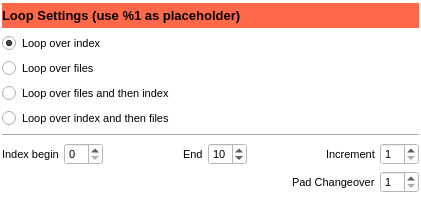
<?xml version="1.0" encoding="UTF-8"?>
<ui version="4.0">
 <class>IROOTLoopModule</class>
 <widget class="QWidget" name="IROOTLoopModule">
  <property name="geometry">
   <rect>
    <x>0</x>
    <y>0</y>
    <width>421</width>
    <height>201</height>
   </rect>
  </property>
  <property name="windowTitle">
   <string>Form</string>
  </property>
  <property name="styleSheet">
   <string notr="true">background-color: rgb(255, 255, 255);
color: rgb(0, 0, 0);</string>
  </property>
  <layout class="QVBoxLayout" name="verticalLayout">
   <property name="spacing">
    <number>5</number>
   </property>
   <property name="margin">
    <number>2</number>
   </property>
   <item>
    <widget class="QWidget" name="titleWidget" native="true">
     <property name="maximumSize">
      <size>
       <width>16777215</width>
       <height>25</height>
      </size>
     </property>
     <property name="font">
      <font>
       <pointsize>8</pointsize>
      </font>
     </property>
     <property name="styleSheet">
      <string notr="true">background-color: rgb(255, 105, 73);</string>
     </property>
     <layout class="QHBoxLayout" name="horizontalLayout_3">
      <property name="spacing">
       <number>1</number>
      </property>
      <property name="margin">
       <number>0</number>
      </property>
      <item>
       <widget class="QLabel" name="title">
        <property name="font">
         <font>
          <family>Segoe UI</family>
          <pointsize>10</pointsize>
          <weight>75</weight>
          <bold>true</bold>
         </font>
        </property>
        <property name="text">
         <string>Loop Settings (use %1 as placeholder)</string>
        </property>
       </widget>
      </item>
      <item>
       <spacer name="horizontalSpacer_5">
        <property name="orientation">
         <enum>Qt::Horizontal</enum>
        </property>
        <property name="sizeHint" stdset="0">
         <size>
          <width>40</width>
          <height>20</height>
         </size>
        </property>
       </spacer>
      </item>
      <item>
       <widget class="QToolButton" name="close">
        <property name="font">
         <font>
          <pointsize>9</pointsize>
          <weight>75</weight>
          <bold>true</bold>
         </font>
        </property>
        <property name="text">
         <string/>
        </property>
        <property name="icon">
         <iconset resource="resources.qrc">
          <normaloff>:/icons/icons/metro.icons/black/cancel.png</normaloff>:/icons/icons/metro.icons/black/cancel.png</iconset>
        </property>
        <property name="autoRaise">
         <bool>true</bool>
        </property>
       </widget>
      </item>
     </layout>
    </widget>
   </item>
   <item>
    <widget class="QRadioButton" name="loopoverIndex">
     <property name="font">
      <font>
       <family>Segoe UI</family>
       <pointsize>8</pointsize>
      </font>
     </property>
     <property name="text">
      <string>Loop over index</string>
     </property>
     <property name="checked">
      <bool>true</bool>
     </property>
    </widget>
   </item>
   <item>
    <widget class="QRadioButton" name="loopoverFiles">
     <property name="font">
      <font>
       <family>Segoe UI</family>
       <pointsize>8</pointsize>
      </font>
     </property>
     <property name="text">
      <string>Loop over files</string>
     </property>
    </widget>
   </item>
   <item>
    <widget class="QRadioButton" name="loopoverFilesandIndex">
     <property name="font">
      <font>
       <family>Segoe UI</family>
       <pointsize>8</pointsize>
      </font>
     </property>
     <property name="text">
      <string>Loop over files and then index</string>
     </property>
    </widget>
   </item>
   <item>
    <widget class="QRadioButton" name="loopoverIndexandFiles">
     <property name="font">
      <font>
       <family>Segoe UI</family>
       <pointsize>8</pointsize>
      </font>
     </property>
     <property name="text">
      <string>Loop over index and then files</string>
     </property>
    </widget>
   </item>
   <item>
    <widget class="Line" name="line">
     <property name="orientation">
      <enum>Qt::Horizontal</enum>
     </property>
    </widget>
   </item>
   <item>
    <layout class="QHBoxLayout" name="horizontalLayout_6">
     <item>
      <widget class="QLabel" name="label_7">
       <property name="font">
        <font>
         <family>Segoe UI</family>
         <pointsize>8</pointsize>
        </font>
       </property>
       <property name="text">
        <string>Index begin</string>
       </property>
      </widget>
     </item>
     <item>
      <widget class="QSpinBox" name="loopBegin">
       <property name="font">
        <font>
         <family>Segoe UI</family>
         <pointsize>8</pointsize>
         <weight>50</weight>
         <italic>false</italic>
         <bold>false</bold>
        </font>
       </property>
       <property name="styleSheet">
        <string notr="true"/>
       </property>
       <property name="minimum">
        <number>0</number>
       </property>
       <property name="maximum">
        <number>99</number>
       </property>
       <property name="value">
        <number>0</number>
       </property>
      </widget>
     </item>
     <item>
      <spacer name="horizontalSpacer_3">
       <property name="orientation">
        <enum>Qt::Horizontal</enum>
       </property>
       <property name="sizeHint" stdset="0">
        <size>
         <width>40</width>
         <height>20</height>
        </size>
       </property>
      </spacer>
     </item>
     <item>
      <widget class="QLabel" name="label_8">
       <property name="font">
        <font>
         <family>Segoe UI</family>
         <pointsize>8</pointsize>
        </font>
       </property>
       <property name="text">
        <string>End</string>
       </property>
      </widget>
     </item>
     <item>
      <widget class="QSpinBox" name="loopEnd">
       <property name="font">
        <font>
         <family>Segoe UI</family>
         <pointsize>8</pointsize>
         <weight>50</weight>
         <italic>false</italic>
         <bold>false</bold>
        </font>
       </property>
       <property name="styleSheet">
        <string notr="true"/>
       </property>
       <property name="minimum">
        <number>0</number>
       </property>
       <property name="maximum">
        <number>99</number>
       </property>
       <property name="value">
        <number>10</number>
       </property>
      </widget>
     </item>
     <item>
      <spacer name="horizontalSpacer_2">
       <property name="orientation">
        <enum>Qt::Horizontal</enum>
       </property>
       <property name="sizeHint" stdset="0">
        <size>
         <width>40</width>
         <height>20</height>
        </size>
       </property>
      </spacer>
     </item>
     <item>
      <widget class="QLabel" name="label_9">
       <property name="font">
        <font>
         <family>Segoe UI</family>
         <pointsize>8</pointsize>
        </font>
       </property>
       <property name="text">
        <string>Increment</string>
       </property>
      </widget>
     </item>
     <item>
      <widget class="QSpinBox" name="loopIncrement">
       <property name="font">
        <font>
         <family>Segoe UI</family>
         <pointsize>8</pointsize>
         <weight>50</weight>
         <italic>false</italic>
         <bold>false</bold>
        </font>
       </property>
       <property name="styleSheet">
        <string notr="true"/>
       </property>
       <property name="minimum">
        <number>1</number>
       </property>
       <property name="maximum">
        <number>99</number>
       </property>
      </widget>
     </item>
    </layout>
   </item>
   <item>
    <layout class="QHBoxLayout" name="horizontalLayout_2">
     <item>
      <spacer name="horizontalSpacer_4">
       <property name="orientation">
        <enum>Qt::Horizontal</enum>
       </property>
       <property name="sizeHint" stdset="0">
        <size>
         <width>40</width>
         <height>20</height>
        </size>
       </property>
      </spacer>
     </item>
     <item>
      <widget class="QLabel" name="label_11">
       <property name="font">
        <font>
         <family>Segoe UI</family>
         <pointsize>8</pointsize>
        </font>
       </property>
       <property name="text">
        <string>Pad Changeover</string>
       </property>
      </widget>
     </item>
     <item>
      <widget class="QSpinBox" name="padChangeOver">
       <property name="font">
        <font>
         <family>Segoe UI</family>
         <pointsize>8</pointsize>
         <weight>50</weight>
         <italic>false</italic>
         <bold>false</bold>
        </font>
       </property>
       <property name="styleSheet">
        <string notr="true"/>
       </property>
       <property name="minimum">
        <number>1</number>
       </property>
       <property name="maximum">
        <number>99</number>
       </property>
      </widget>
     </item>
    </layout>
   </item>
  </layout>
  <zorder>loopoverIndex</zorder>
  <zorder>loopoverFiles</zorder>
  <zorder>loopoverFilesandIndex</zorder>
  <zorder>loopoverIndexandFiles</zorder>
  <zorder>line</zorder>
  <zorder>titleWidget</zorder>
 </widget>
 <resources>
  <include location="resources.qrc"/>
 </resources>
 <connections/>
</ui>
